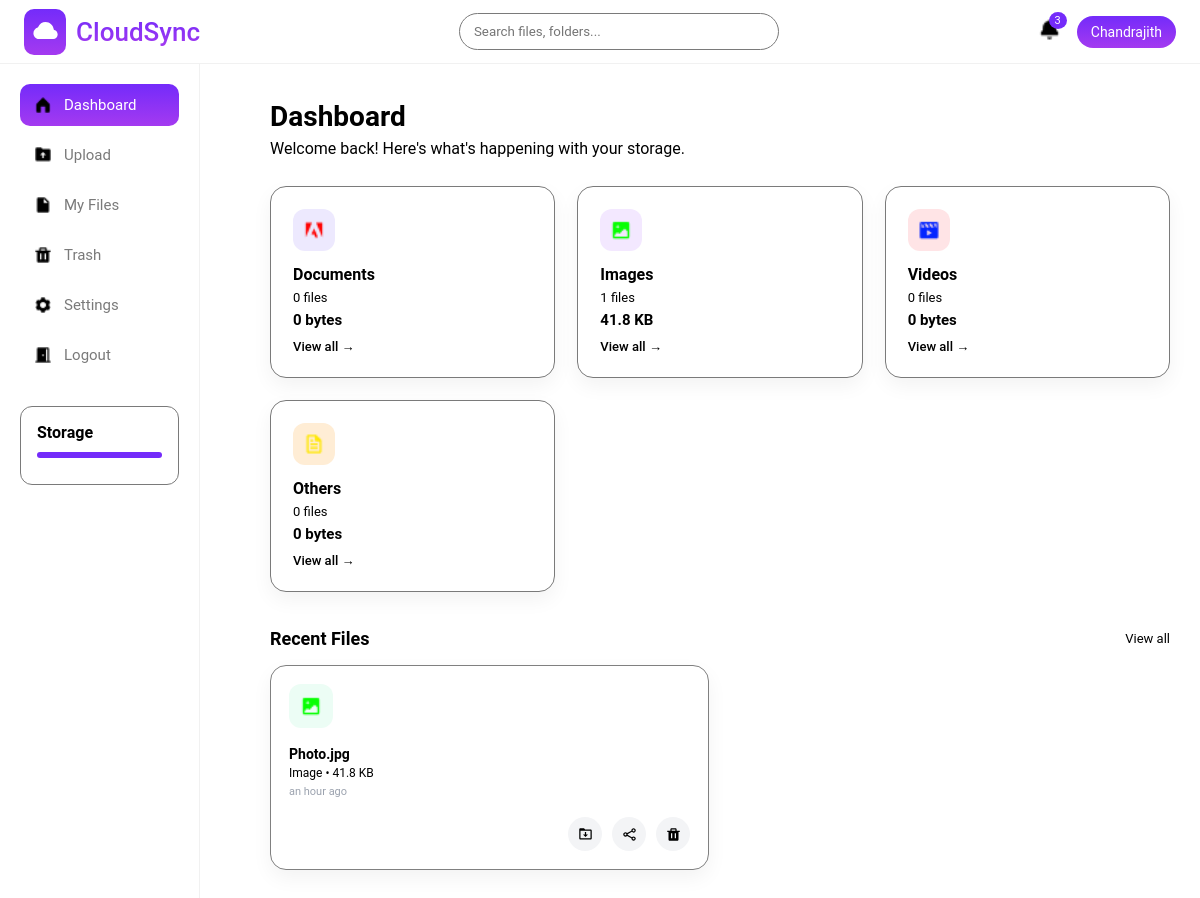
The page /user/dashboard/ (signed in) on the database its author committed.
### accounts/models.py (models this page shows)
class User(AbstractUser):
    profile_picture = models.ImageField(null=True, blank=True, upload_to = profile_image_upload_path)
    phone = models.CharField(max_length=10, unique=True, null=True, blank=True)

### storageapp/models.py (models this page shows, shortened)
class CloudFile(models.Model):
    FILE_TYPES = (
        ("image", "Image"),
        ("video", "Video"),
        ("document", "Document"),
        ("other", "Other"),
    )
    user = models.ForeignKey(settings.AUTH_USER_MODEL, on_delete=models.CASCADE)
    file_name = models.CharField(max_length=255)
    file_size = models.BigIntegerField()
    file_type = models.CharField(max_length=20, choices=FILE_TYPES)
    file_url = models.URLField(null=True, blank=True)
    uploaded_file = models.FileField(upload_to='cloud/',null=True)
    public_id = models.CharField(max_length=255,null=True)
    uploaded_at = models.DateTimeField(auto_now_add=True)
    is_deleted = models.BooleanField(default=False)
    deleted_at = models.DateTimeField(null=True, blank=True)

### storageapp/views.py (the view)
# urls.py: path('dashboard/', dashboard, name='dashboard'),
@login_required
def dashboard(request):
    user = request.user
    files = CloudFile.objects.filter(user=user, is_deleted=False)
    stats = {
        "document": files.filter(file_type="document"),
        "image": files.filter(file_type="image"),
        "video": files.filter(file_type="video"),
        "other": files.filter(file_type="other"),
    }
    cards = {}
    for key, qs in stats.items():
        cards[key] = {
            "count": qs.count(),
            "size": qs.aggregate(total=Sum("file_size"))["total"] or 0
        }
    recent_files = files.order_by("-uploaded_at")[:6]
    return render(request, "storageapp/dashboard.html", {
        "cards": cards,
        "recent_files": recent_files
    })

### storageapp/templates/storageapp/dashboard.html (shortened to what this page needs)
{% extends 'storageapp/base.html' %}
{% load static %}
{% load humanize %}
{% block style %}
    <link rel="stylesheet" href="{% static 'css/dashboard.css' %}">
{% endblock %}
{% block content %}
<h2 class="dashboard-title">Dashboard</h2>
<p class="dashboard-subtitle">
    Welcome back! Here's what's happening with your storage.
</p>
<div class="storage-cards">
    <div class="card">
        <div class="card-icon purple">
            <img src="{% static 'images/adobe.png' %}">
        </div>
        <h4>Documents</h4>
        <p><span id="doc-count">{{ cards.document.count }}</span> files</p>
        <strong id="doc-size">{{ cards.document.size|filesizeformat }}</strong>
        <a href="{% url 'storageapp:myfiles' %}?type=document">View all →</a>
    </div>
    <div class="card">
        <div class="card-icon violet">
            <img src="{% static 'images/image.png' %}" alt="Video">
        </div>
        <h4>Images</h4>
        <p><span id="img-count">{{ cards.image.count }}</span> files</p>
        <strong id="img-size">{{ cards.image.size|filesizeformat }}</strong>
        <a href="{% url 'storageapp:myfiles' %}?type=image">View all →</a>
    </div>
    <div class="card">
        <div class="card-icon pink">
            <img src="{% static 'images/video.png' %}" alt="Video">
        </div>
        <h4>Videos</h4>
        <p><span id="vid-count">{{ cards.video.count }}</span> files</p>
        <strong id="vid-size">{{ cards.video.size|filesizeformat }}</strong>
        <a href="{% url 'storageapp:myfiles' %}?type=video">View all →</a>
    </div>
    <div class="card">
        <div class="card-icon orange">
            <img src="{% static 'images/file.png' %}" alt="Video">
        </div>
        <h4>Others</h4>
        <p><span id="oth-count">{{ cards.other.count }}</span> files</p>
        <strong id="oth-size">{{ cards.other.size|filesizeformat }}</strong>
        <a href="{% url 'storageapp:myfiles' %}?type=other">View all →</a>
    </div>
</div>
<div class="recent-header">
    <h3>Recent Files</h3>
    <a href="{% url 'storageapp:myfiles' %}">View all</a>
</div>
<div class="recent-grid">
    {% for file in recent_files %}
    <div class="recent-card" id="file-{{ file.id }}">
        <div class="recent-icon {{ file.file_type }}">
            {% if file.file_type == "image" %}
                <img src="{% static 'images/image.png' %}" alt="Image">
            {% elif file.file_type == "video" %}
                <img src="{% static 'images/video.png' %}" alt="Video">
            {% elif file.file_type == "document" %}
                <img src="{% static 'images/adobe.png' %}" alt="Document">
            {% else %}
                <img src="{% static 'images/file.png' %}" alt="Other">
            {% endif %}
        </div>
        <div class="recent-info">
            <h5>{{ file.file_name }}</h5>
            <p>
                {{ file.file_type|capfirst }} • {{ file.file_size|filesizeformat }}
            </p>
            <small>{{ file.uploaded_at|naturaltime }}</small>
        </div>
        <div class="recent-actions">
            <a href="{{ file.file_url }}" target="_blank" class="icon-btn download" title="Download">
                <img src="{% static 'images/download.png' %}" alt="">
            </a>
            <button class="icon-btn share" title="Share"
                onclick="navigator.clipboard.writeText('{{ file.file_url }}')">
                <img src="{% static 'images/shareicon.png' %}" alt="">
            </button>
            <button
                class="icon-btn trash"
                title="Move to Trash"
                onclick="moveToTrash('{{ file.id }}')">
                <img src="{% static 'images/trash.png' %}" alt="">
            </button>
        </div>
    </div>
    {% endfor %}
</div>
{% endblock %}

### storageapp/templates/storageapp/base.html (shortened to what this page needs)
{% load static %}
<!DOCTYPE html>
<html lang="en">
<head>
    <link rel="stylesheet" href="{% static 'css/common.css' %}">
    <link rel="stylesheet" href="{% static 'css/base.css' %}">
    {% block style %}
    {% endblock %}
</head>
<body>
<div class="header">
    <div class="logoarea">
        <div class="logoimage">
            <img src="{% static 'images/cloud.png' %}" alt="logoimage">
        </div>
        <div class="logotext">CloudSync</div>
    </div>
    <form onsubmit="return false;" class="global-search">
        <div class="search-box">
        <input
            type="text"
            placeholder="Search files, folders..."
        >
        </div>
    </form>
    <div class="header-right">
        <div class="notification"><img src="{% static 'images/bell.png' %}" alt="" srcset=""><span>3</span></div>
        <div class="user-pill">{{ request.user.first_name|default:request.user.username }}</div>
    </div>
</div>
<div class="sidebar">
    <a href="{% url 'storageapp:dashboard' %}" class="nav-item {% if request.resolver_match.url_name == 'dashboard' %}active{% endif %}"><img src="{% static 'images/dashboard.png' %}" alt=""> Dashboard</a>
    <a href="{% url 'storageapp:upload_page' %}" class="nav-item {% if request.resolver_match.url_name == 'upload_page' %}active{% endif %}"><img src="{% static 'images/upload.png' %}" alt=""> Upload</a>
    <a href="{% url 'storageapp:myfiles' %}" class="nav-item {% if request.resolver_match.url_name == 'myfiles' %}active{% endif %}"><img src="{% static 'images/myfile.png' %}" alt=""> My Files</a>
    <a href="{% url 'storageapp:trash' %}" class="nav-item {% if request.resolver_match.url_name == 'trash' %}active{% endif %}"><img src="{% static 'images/trash.png' %}" alt=""> Trash</a>
    <a href="{% url 'storageapp:settings' %}" class="nav-item {% if request.resolver_match.url_name == 'settings' %}active{% endif %}"><img src="{% static 'images/settings.png' %}" alt=""> Settings</a>
    <a href="{% url 'accounts:user_logout' %}" class="nav-item"><img src="{% static 'images/logout.png' %}" alt=""> Logout</a>
    <div class="storage-box">
    <strong>Storage</strong>
    <div class="progressbar">
</div>
</div>
</div>
<div class="main">
    {% block content %}
    {% endblock %}
</div>
</body>
</html>

### static/css/common.css (style rules this page uses)
* { margin: 0; padding: 0; box-sizing: border-box; font-family: 'Roboto', sans-serif; }
:root { --white:#ffffff; --red:red; --blue:#742BFA; --violet:#A43AF0; --grey:#7A7A7A; --lightgrey:#f1f1f1; --bordergrey:#d0d0d0; --black:#000000; }
body { background: var(--white); color: var(--black); }
html { min-width: 320px; scroll-behavior: smooth; }
a { text-decoration: none; }

### static/css/base.css (style rules this page uses)
.header { height: 64px; background: var(--white); display: flex; align-items: center; justify-content: space-between; padding: 0 24px; border-bottom: 1px solid var(--lightgrey); position: fixed; top: 0; left: 0; right: 0; z-index: 100; }
.logoarea { display: flex; align-items: center; gap: 10px; }
.logoarea .logoimage { background:linear-gradient(to bottom, #742BFA, #A43AF0); padding: 7px; border-radius: 10px; }
.logoarea .logotext { background-image: linear-gradient(to bottom, #742BFA, #A43AF0); background-clip: text; -webkit-background-clip: text; color: transparent; -webkit-text-fill-color: transparent; font-size: clamp(20px, 2.5vw, 26px); font-weight: 550; }
.search-box input { width: 320px; padding: 10px 14px; border-radius: 30px; border: 1px solid var(--grey); outline: none; }
.header-right { display: flex; align-items: center; gap: 16px; }
.header-right img { width: 23px; height: 23px; }
.notification { position: relative; font-size: 18px; cursor: pointer; }
.notification span { position: absolute; top: -6px; right: -6px; background: var(--blue); color: var(--white); font-size: 11px; padding: 2px 6px; border-radius: 50%; }
.user-pill { background: linear-gradient(to bottom, #742BFA, #A43AF0); color: var(--white); padding: 8px 14px; border-radius: 30px; font-size: 14px; cursor: pointer; }
.sidebar { width: 200px; min-width: 180px; background: var(--white); position: fixed; top: 64px; bottom: 0; left: 0; border-right: 1px solid var(--lightgrey); padding: 20px; }
.sidebar img { width: 18px; height: 18px; }
.nav-item { display: flex; align-items: center; gap: 12px; padding: 12px 14px; border-radius: 10px; color: var(--grey); text-decoration: none; margin-bottom: 8px; font-size: 15px; }
.nav-item.active, .nav-item:hover { background: linear-gradient(to bottom, #742BFA, #A43AF0); color: var(--white); }
.storage-box { margin-top: 30px; border: 1px solid var(--grey); border-radius: 12px; padding: 16px; }
.progressbar { height: 6px; background: var(--blue); border-radius: 10px; margin: 10px 0; overflow: hidden; }
.main { margin-left: 240px; padding: 100px 30px 30px; }

### rows shown on the page
User: user.first_name "Chandrajith"
CloudFile: file_name "Photo.jpg", file_type "Image", file_size|filesizeformat "41.8 KB", uploaded_at "an hour ago"

### other values the page prints
{{ cards.document.count }} "0"
{{ cards.document.size|filesizeformat }} "0 bytes"
{{ cards.image.count }} "1"
{{ cards.image.size|filesizeformat }} "41.8 KB"
{{ cards.video.count }} "0"
{{ cards.video.size|filesizeformat }} "0 bytes"
{{ cards.other.count }} "0"
{{ cards.other.size|filesizeformat }} "0 bytes"
